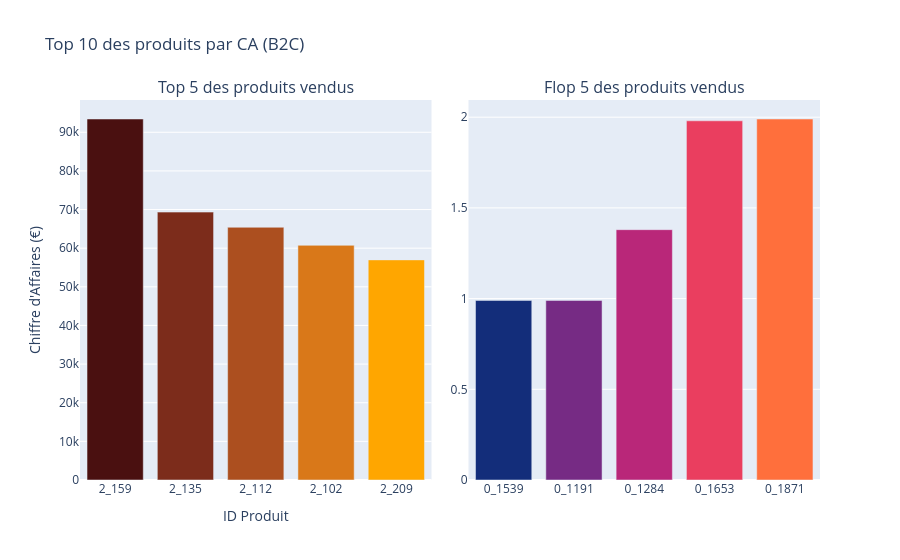

Source (notebook cell):
### Code cell
#Traçage du bar plot
fig = make_subplots(rows=1, cols=2, subplot_titles=("Top 5 des produits vendus", "Flop 5 des produits vendus"), horizontal_spacing=0.05)

fig.add_trace(go.Bar(
    x=df_top5['id_prod'].astype(str),
    y=df_top5['price'],
    name="top 5 produits vendus",
    marker_color = ["#4a1010","#7c2c1b", "#ac4f1f","#d97819", "#ffa600" ],
    hovertemplate = "%{y:.0f}€<extra></extra>"
),
row=1, col= 1,
)

fig.add_trace(go.Bar(
    x=df_flop5['id_prod'].astype(str),
    y=df_flop5['price'],
    name="flop 5 produits vendus",
    marker_color = ["#132d7a","#762b84", "#b92779","#ea3e5f", "#ff6f3c" ],
    hovertemplate = "%{y:.0f}€<extra></extra>"
),
row=1, col= 2,
)
fig.update_layout(
    showlegend = False,
    title = "Top 10 des produits par CA (B2C)",
    xaxis_title = "ID Produit",
    yaxis_title = "Chiffre d'Affaires (€)",
    xaxis={'categoryorder':'total descending'} # Force l'ordre décroissant visuel


)
fig.show()

### Figure 1 — Plotly figure (JSON) as saved in the notebook; plotly's stock layout.template omitted (floating-point values rounded to 4 significant figures)
{"data": [{"hovertemplate": "%{y:.0f}€<extra></extra>", "marker": {"color": ["#4a1010", "#7c2c1b", "#ac4f1f", "#d97819", "#ffa600"]}, "name": "top 5 produits vendus", "type": "bar", "x": ["2_159", "2_135", "2_112", "2_102", "2_209"], "xaxis": "x", "y": [93430.0, 69330.0, 65410.0, 60740.0, 56970.0], "yaxis": "y"}, {"hovertemplate": "%{y:.0f}€<extra></extra>", "marker": {"color": ["#132d7a", "#762b84", "#b92779", "#ea3e5f", "#ff6f3c"]}, "name": "flop 5 produits vendus", "type": "bar", "x": ["0_1539", "0_1191", "0_1284", "0_1653", "0_1871"], "xaxis": "x2", "y": [0.99, 0.99, 1.38, 1.98, 1.99], "yaxis": "y2"}], "layout": {"annotations": [{"font": {"size": 16}, "showarrow": false, "text": "Top 5 des produits vendus", "x": 0.2375, "xanchor": "center", "xref": "paper", "y": 1, "yanchor": "bottom", "yref": "paper"}, {"font": {"size": 16}, "showarrow": false, "text": "Flop 5 des produits vendus", "x": 0.7625, "xanchor": "center", "xref": "paper", "y": 1, "yanchor": "bottom", "yref": "paper"}], "showlegend": false, "title": {"text": "Top 10 des produits par CA (B2C)"}, "xaxis": {"anchor": "y", "categoryorder": "total descending", "domain": [0, 0.475], "title": {"text": "ID Produit"}}, "xaxis2": {"anchor": "y2", "domain": [0.525, 1]}, "yaxis": {"anchor": "x", "domain": [0, 1], "title": {"text": "Chiffre d'Affaires (€)"}}, "yaxis2": {"anchor": "x2", "domain": [0, 1]}}}
